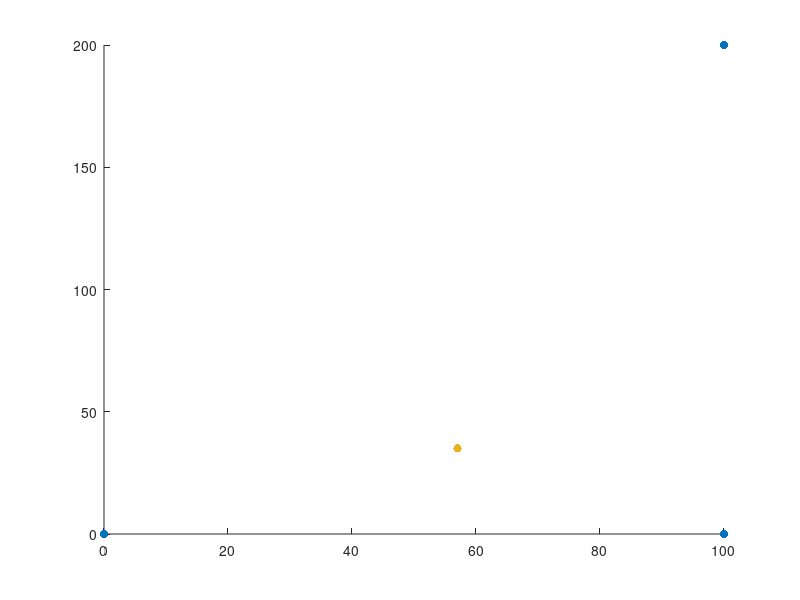

Here is the MATLAB script that generated this plot: (Note: this script raises an error after producing the figure.)
%% Gaurav Ramesh Datta 201676662
%  University of Leeds
% Dr James Mclaughlan and Dr Joshua Freeman
% Program to solve 2-D trilateration using Chan's algorithm

%% Description
% This source code solves linear algebra based on matrices ... 
% And helps in location of a transmitter based on Time Difference of
% Arrival based on Chan's algorithm.

%% Reference Paper
% IEEE TRANSACTIONS ON SIGNAL PROCESSING, VOL. 42, NO. 8, AUGUST 1994
% 1905 A Simple and Efficient Estimator for Hyperbolic Location ...
% Y. T. Chm, Senior Member, IEEE, and K. C. Ho, Member, IEEE
%%
clear
clc
close all
%% Declaring constants
c = 3*10^8; % c = speed of light

%% Setting the Receiver anchor's points in cartesian plane
rx = [0;100;100]; % x axis
ry = [0;0;200]; % y axis

%% Setting the true location of the Transmitter in cartesian plane
tx = [57;35];

%% Calculating the distance from the true Tx location to the anchor Rx
true_dist1 = sqrt((tx(1) - rx(1)).^2 + (tx(2) - ry(1)).^2);
true_dist2 = sqrt((tx(1) - rx(2)).^2 + (tx(2) - ry(2)).^2);
true_dist3 = sqrt((tx(1) - rx(3)).^2 + (tx(2) - ry(3)).^2);
true_distance = [true_dist1;true_dist2;true_dist3]; %distance vector

%% Time stamps
time = (true_distance./100)./c; % in seconds

%% Let anchor Rx0 be the reference 0th anchor
T01 = time(2) - time(1);
T02 = time(3) - time(1);
T0i = [T01;T02];

%% Calculating the distance between Rx1 anchor and other anchors using speed of light
% ri,1 = c x Timei,1
r_i1 = (c.*(T0i).*100); %ri1 = [r21;r31]

%% The K matrices for All Receiver anchors
%  K is measured from the origin

K = [rx(1)^2 + ry(1)^2;rx(2)^2 + ry(2)^2;rx(3)^2 + ry(3)^2];

%% Solving the Chan's algorithm
% the positions are given by - Matrices arithmetic involving inverse and
% squares

mat1 = -inv([rx(2) - rx(1), ry(2) - ry(1);rx(3) - rx(1), ry(3) - ry(1)]);
mat2 = [r_i1(1);r_i1(2)];                   %[r21;r31]*r1
mat3 = [r_i1(1)^2 - K(2) + K(1);r_i1(2)^2 - K(3) + K(1)]*0.5;

temp_solution = (mat1)*((mat2) + mat3);

%% solving for the temporary solution values using quadratic equation formula
% K1^2 = x1^2 + y1^2
% temp_solution(1,1) = x1; temp_solution(2,1) = y1

%% This section solves equation 9 of the referred paper.

L = mat1(1,1)*mat2(1,1) + mat1(1,2)*r_i1(2,1);
M = mat1(1,1)*mat3(1,1); 
N = mat1(1,2)*mat3(2,1);

P = mat1(2,1)*mat2(1,1) + mat1(2,2)*r_i1(2,1);
Q = mat1(2,1)*mat3(1,1);
S = mat1(2,2)*mat3(2,1);

%% Fitting the above values to quadratic equation to determine the distance
%  between the reference Rx anchor and transmitter
%  This section solves equation 8 of the referred paper

A = 1 - L^2 - P^2;
B = -2*(L*(M+N) + P*(Q+S) - rx(1,1)*L - ry(1,1)*P);
C =  -1*(K(1,1) + ((M+N)^2) + ((Q+S)^2) - (2*(rx(1,1)*(M+N))) - (2*(ry(1,1)*(Q+S))));

Discriminant = (B^2) - (4*A*C);
r1_1 = (-B + sqrt(Discriminant)) /(2*A);
r1_2 = (-B - sqrt(Discriminant)) /(2*A); % negative in this case

%% Puttin the r1_temp value positive value to the chan's algorithm
Accurate_pos = (mat1)*((mat2)*r1_1 + mat3);
disp(Accurate_pos)

%% PLotting figures
figure(1)
scatter(rx, ry,'filled','red')
hold on
scatter(tx(1),tx(2),'filled','green')
%scatter(rx(2), ry(2),'red','lineWidth',10,'MarkerSize',10)
hold on
scatter(Accurate_pos(1),Accurate_pos(2),'filled','green')
hold on
plot([rx(1) tx(1)],[ry(1) tx(2)],'bl--')
hold on
plot([rx(2) tx(1)],[ry(2) tx(2)],'g--')
hold on
plot([rx(3) tx(1)],[ry(3) tx(2)],'black--')
hold off
title('2-D Time Difference of Arrival','FontSize',18)
xlabel('x - axis distance in cm','FontSize',16)
ylabel('y - axis distance in cm','FontSize',16)

grid on
